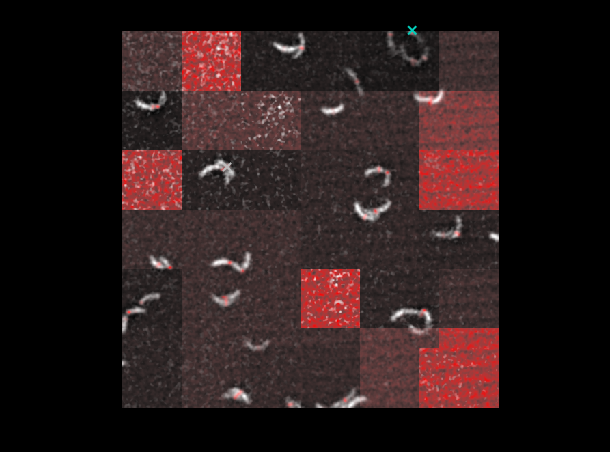
#> input picture Analysis/Caulo_prep_tiles/preped_imgs.png, 610 x 452 px; its folder holds only this picture in this run
$ python -i tools.py   (imports and definitions only)   (older library calls are emulated)
#> lines starting #> are read from the running program, lines starting #| are printed output that depends on the picture
import glob
import re
import tifffile
import json
import xmltodict
import numpy as np
import cv2
import os
from SmartMicro import NNio
from typing import List, Set, Dict, Tuple, Optional
from skimage.restoration import richardson_lucy
from skimage import filters, segmentation, feature, measure, morphology
from scipy import optimize, ndimage
import matplotlib.pyplot as plt
from tqdm import tqdm

import matplotlib as mpl
from toolbox.plotting.style_mpl import set_mpl_style, set_mpl_font
from cycler import cycler

# [11 lines of commented-out code are left out]


# [179 lines left out: functions get_files, get_times, make_fps, get_info, get_snr, split_frame and 2 more, not called in this run]


def deconvolve(evt_image, intermediate: int = 0):
    x, y = np.meshgrid(np.linspace(-3, 3, 11), np.linspace(-3, 3, 11))
    d = np.sqrt(x*x+y*y)
    sigma, mu = 4.0/2.3548, 0.0
    psf = np.exp(-((d-mu)**2 / (2.0 * sigma**2)))
    psf = psf/np.sum(psf)  # *np.sum(evt_image)
    psf[psf < 0.000001] = 0
    # print(psf)
    # evt_image = (evt_image - np.median(evt_image)).astype(np.uint16)
    blur = cv2.medianBlur(evt_image, 5)
    blur = cv2.GaussianBlur(blur, (0, 0), 2)
    ret3, mask = cv2.threshold(blur, 0, 1, cv2.THRESH_BINARY+cv2.THRESH_OTSU)
    idx = (mask == 1)
    evt_image = evt_image - np.min(evt_image[idx])
    idx = (mask == 0)
    evt_image[idx] = 0
    # plt.imshow(evt_image)
    # evt_image[evt_image < 0] = 0
    evt_image = evt_image.astype(np.uint16)

    if intermediate:
        return evt_image

    # plt.imshow(evt_image)
    # plt.show()

    evt_image = cv2.medianBlur(evt_image, 5)
    evt_image = cv2.GaussianBlur(evt_image, (0, 0), 2)
    if intermediate == 2:
        return evt_image
    evt_image = cv2.normalize(evt_image, None, alpha=0, beta=1, norm_type=cv2.NORM_MINMAX,
                              dtype=cv2.CV_32F)
    npad = np.ceil(3*sigma).astype(np.uint8)
    evt_image = cv2.copyMakeBorder(evt_image, npad, npad, npad, npad, cv2.BORDER_REPLICATE)
    evt_image = evt_image + 0.00001
    evt_decon = richardson_lucy(evt_image, psf)
    # evt_decon = (evt_decon*255).astype(np.uint8)
    evt_decon = evt_decon[npad+1:-(npad*1)+1, npad+1:-(npad*1)+1]
    return evt_decon


# [24 lines left out: function get_decay, not called in this run]


def calc_cutoff_time(params, cutoff=0.9):
    return np.log(params[0]/(cutoff-params[2]))/params[1]


# [45 lines left out: functions distance_watershed, set_plotting_parameters, limit_colors, not called in this run]

>>> import cv2
>>> picture = cv2.imread('Caulo_prep_tiles/preped_imgs.png')
#> picture is the input picture: shape (452, 610, 3); mean B, G, R 26.8, 26.8, 41.9
>>> result = deconvolve(picture)
#> in deconvolve, `blur = cv2.GaussianBlur(blur, (0, 0), 2)`:
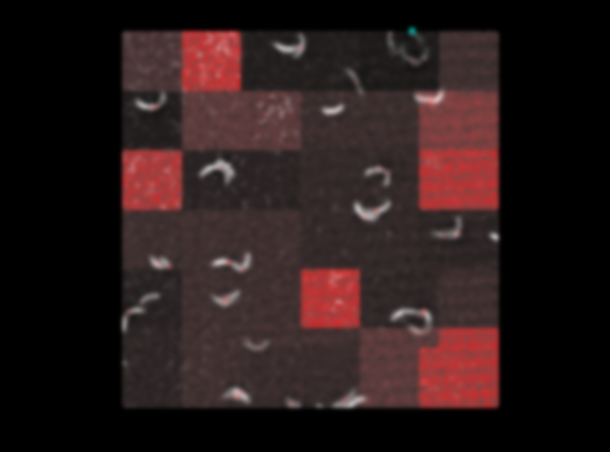
#> blur: shape (452, 610, 3); mean B, G, R 26, 26, 41.4
#> (the run stopped early here; a loop or call above may not have finished)
